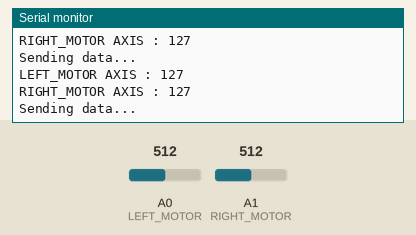
Recording of a program running on a simulated Arduino Uno, built with avr-gcc and run on an emulated ATmega328P. Shown: the last lines printed to the serial monitor. The inputs (shaded band) are chosen by the test bench; at power-on: A0 (LEFT_MOTOR) = 512, A1 (RIGHT_MOTOR) = 512. No radio packets arrive unless stated.

Above: at 3.2 s.
3.3 s: A0 (LEFT_MOTOR) set to 411
At 3.9 s:
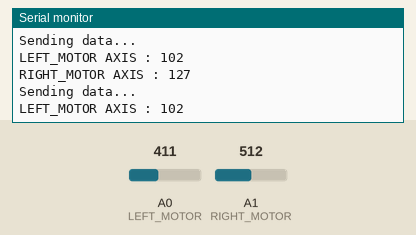
6.3 s: A0 (LEFT_MOTOR) set to 389
At 7.0 s:
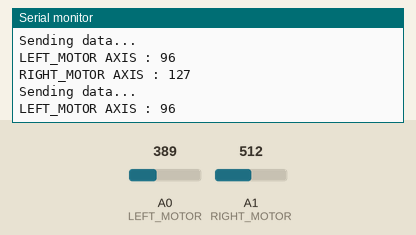
9.3 s: A1 (RIGHT_MOTOR) set to 45
At 9.8 s:
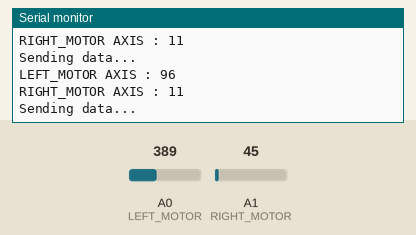
10.8 s: A1 (RIGHT_MOTOR) set to 36
At 11.7 s:
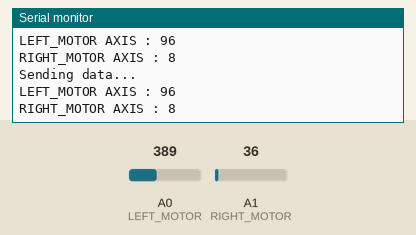
15.3 s: A0 (LEFT_MOTOR) set to 44
At 16.3 s:
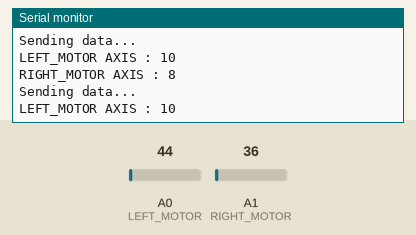
18.3 s: A0 (LEFT_MOTOR) set to 38
At 18.9 s:
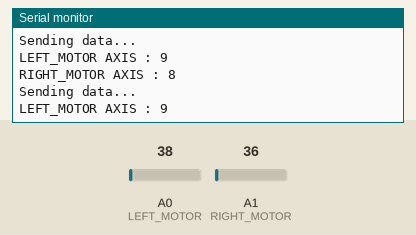
Timing chart, 0 to 21.3 s (numbered marks = the images above; inputs shaded):
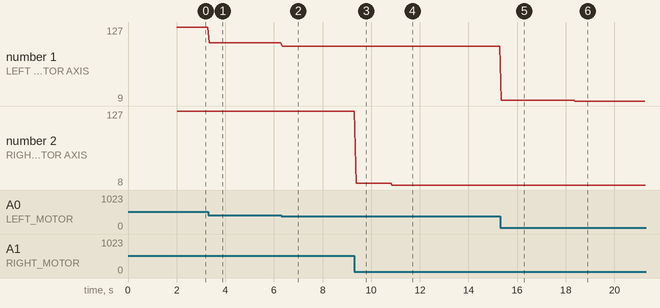

Measured:
- the behaviour switches between 41 and 40 on A1 (RIGHT_MOTOR) (found by bisection; images 3 and 4)
- after the input at 3.3 s, the serial monitor: prints a new line at once (image 1)
- after the input at 6.3 s, the serial monitor: prints a new line at once (image 2)
- after the input at 9.3 s, the serial monitor: prints a new line after 0.08 s (image 3)
- after the input at 10.8 s, the serial monitor: prints a new line after 0.06 s (image 4)
- after the input at 15.3 s, the serial monitor: prints a new line at once (image 5)
- after the input at 18.3 s, the serial monitor: prints a new line after 0.09 s (image 6)
- plotted number 1: 127 → 102 after the input at 3.3 s, 102 → 96 after the input at 6.3 s, 96 → 10 after the input at 15.3 s, 10 → 9 after the input at 18.3 s

The program:

main.cpp
```cpp
#include <Arduino.h>
#include <RH_NRF24.h>

byte LEFT_MOTOR = A0;
byte RIGHT_MOTOR = A1;

RH_NRF24 nrf24(8, 10);

void setup()
{
  Serial.begin(9600); while (!Serial); // wait for serial port to connect. Needed for Leonardo only
  pinMode(LEFT_MOTOR, INPUT);
  pinMode(RIGHT_MOTOR, INPUT);
  if (!nrf24.init()) {
    Serial.println("init failed");
  }

  // Defaults after init are 2.402 GHz (channel 2), 2Mbps, 0dBm
  if (!nrf24.setChannel(3)) {
    Serial.println("setChannel failed");
  }

  if (!nrf24.setRF(RH_NRF24::DataRate2Mbps, RH_NRF24::TransmitPower0dBm)) {
    Serial.println("setRF failed");
  }

  Serial.println("Transmitter started");
  delay(2000);
}

void loop(){
  // ANALOG READ
  byte LEFT_MOTOR_SPEED = map(analogRead(LEFT_MOTOR), 0, 1023, 0, 255);
  byte RIGHT_MOTOR_SPEED = map(analogRead(RIGHT_MOTOR), 0, 1023, 0, 255);

  Serial.print("LEFT_MOTOR AXIS : ");
  Serial.println(LEFT_MOTOR_SPEED);
  Serial.print("RIGHT_MOTOR AXIS : ");
  Serial.println(RIGHT_MOTOR_SPEED);

  uint8_t data[2];
  data[0] = LEFT_MOTOR_SPEED; // left motor speed
  data[1] = RIGHT_MOTOR_SPEED; // right motor speed
  nrf24.send(data, sizeof(data));
  nrf24.waitPacketSent();
  Serial.println("Sending data...");
}
```
